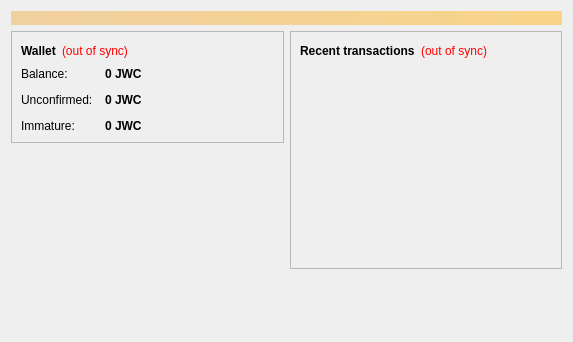
<?xml version="1.0" encoding="UTF-8"?>
<ui version="4.0">
 <class>OverviewPage</class>
 <widget class="QWidget" name="OverviewPage">
  <property name="geometry">
   <rect>
    <x>0</x>
    <y>0</y>
    <width>573</width>
    <height>342</height>
   </rect>
  </property>
  <property name="windowTitle">
   <string>Form</string>
  </property>
  <layout class="QVBoxLayout" name="topLayout">
   <item>
    <widget class="QLabel" name="labelAlerts">
     <property name="visible">
      <bool>false</bool>
     </property>
     <property name="styleSheet">
      <string notr="true">background-color: qlineargradient(x1: 0, y1: 0, x2: 1, y2: 0, stop:0 #F0D0A0, stop:1 #F8D488); color:#000000;</string>
     </property>
     <property name="wordWrap">
      <bool>true</bool>
     </property>
     <property name="margin">
      <number>3</number>
     </property>
    </widget>
   </item>
   <item>
    <layout class="QHBoxLayout" name="horizontalLayout" stretch="1,1">
     <item>
      <layout class="QVBoxLayout" name="verticalLayout_2">
       <item>
        <widget class="QFrame" name="frame">
         <property name="frameShape">
          <enum>QFrame::StyledPanel</enum>
         </property>
         <property name="frameShadow">
          <enum>QFrame::Raised</enum>
         </property>
         <layout class="QVBoxLayout" name="verticalLayout_4">
          <item>
           <layout class="QHBoxLayout" name="horizontalLayout_4">
            <item>
             <widget class="QLabel" name="label_5">
              <property name="font">
               <font>
                <weight>75</weight>
                <bold>true</bold>
               </font>
              </property>
              <property name="text">
               <string>Wallet</string>
              </property>
             </widget>
            </item>
            <item>
             <widget class="QLabel" name="labelWalletStatus">
              <property name="toolTip">
               <string>The displayed information may be out of date. Your wallet automatically synchronizes with the Jwcoin network after a connection is established, but this process has not completed yet.</string>
              </property>
              <property name="styleSheet">
               <string notr="true">QLabel { color: red; }</string>
              </property>
              <property name="text">
               <string notr="true">(out of sync)</string>
              </property>
              <property name="alignment">
               <set>Qt::AlignLeading|Qt::AlignLeft|Qt::AlignVCenter</set>
              </property>
             </widget>
            </item>
            <item>
             <spacer name="horizontalSpacer_2">
              <property name="orientation">
               <enum>Qt::Horizontal</enum>
              </property>
              <property name="sizeHint" stdset="0">
               <size>
                <width>40</width>
                <height>20</height>
               </size>
              </property>
             </spacer>
            </item>
           </layout>
          </item>
          <item>
           <layout class="QFormLayout" name="formLayout_2">
            <property name="fieldGrowthPolicy">
             <enum>QFormLayout::AllNonFixedFieldsGrow</enum>
            </property>
            <property name="horizontalSpacing">
             <number>12</number>
            </property>
            <property name="verticalSpacing">
             <number>12</number>
            </property>
            <item row="0" column="0">
             <widget class="QLabel" name="label">
              <property name="text">
               <string>Balance:</string>
              </property>
             </widget>
            </item>
            <item row="0" column="1">
             <widget class="QLabel" name="labelBalance">
              <property name="font">
               <font>
                <weight>75</weight>
                <bold>true</bold>
               </font>
              </property>
              <property name="cursor">
               <cursorShape>IBeamCursor</cursorShape>
              </property>
              <property name="toolTip">
               <string>Your current balance</string>
              </property>
              <property name="text">
               <string notr="true">0 JWC</string>
              </property>
              <property name="textInteractionFlags">
               <set>Qt::LinksAccessibleByMouse|Qt::TextSelectableByKeyboard|Qt::TextSelectableByMouse</set>
              </property>
             </widget>
            </item>
            <item row="1" column="0">
             <widget class="QLabel" name="label_3">
              <property name="text">
               <string>Unconfirmed:</string>
              </property>
             </widget>
            </item>
            <item row="1" column="1">
             <widget class="QLabel" name="labelUnconfirmed">
              <property name="font">
               <font>
                <weight>75</weight>
                <bold>true</bold>
               </font>
              </property>
              <property name="cursor">
               <cursorShape>IBeamCursor</cursorShape>
              </property>
              <property name="toolTip">
               <string>Total of transactions that have yet to be confirmed, and do not yet count toward the current balance</string>
              </property>
              <property name="text">
               <string notr="true">0 JWC</string>
              </property>
              <property name="textInteractionFlags">
               <set>Qt::LinksAccessibleByMouse|Qt::TextSelectableByKeyboard|Qt::TextSelectableByMouse</set>
              </property>
             </widget>
            </item>
            <item row="2" column="0">
             <widget class="QLabel" name="labelImmatureText">
              <property name="text">
               <string>Immature:</string>
              </property>
             </widget>
            </item>
            <item row="2" column="1">
             <widget class="QLabel" name="labelImmature">
              <property name="font">
               <font>
                <weight>75</weight>
                <bold>true</bold>
               </font>
              </property>
              <property name="toolTip">
               <string>Mined balance that has not yet matured</string>
              </property>
              <property name="text">
               <string notr="true">0 JWC</string>
              </property>
              <property name="textInteractionFlags">
               <set>Qt::LinksAccessibleByMouse|Qt::TextSelectableByKeyboard|Qt::TextSelectableByMouse</set>
              </property>
             </widget>
            </item>
           </layout>
          </item>
         </layout>
        </widget>
       </item>
       <item>
        <spacer name="verticalSpacer">
         <property name="orientation">
          <enum>Qt::Vertical</enum>
         </property>
         <property name="sizeHint" stdset="0">
          <size>
           <width>20</width>
           <height>40</height>
          </size>
         </property>
        </spacer>
       </item>
      </layout>
     </item>
     <item>
      <layout class="QVBoxLayout" name="verticalLayout_3">
       <item>
        <widget class="QFrame" name="frame_2">
         <property name="frameShape">
          <enum>QFrame::StyledPanel</enum>
         </property>
         <property name="frameShadow">
          <enum>QFrame::Raised</enum>
         </property>
         <layout class="QVBoxLayout" name="verticalLayout">
          <item>
           <layout class="QHBoxLayout" name="horizontalLayout_2">
            <item>
             <widget class="QLabel" name="label_4">
              <property name="text">
               <string>&lt;b&gt;Recent transactions&lt;/b&gt;</string>
              </property>
             </widget>
            </item>
            <item>
             <widget class="QLabel" name="labelTransactionsStatus">
              <property name="toolTip">
               <string>The displayed information may be out of date. Your wallet automatically synchronizes with the Jwcoin network after a connection is established, but this process has not completed yet.</string>
              </property>
              <property name="styleSheet">
               <string notr="true">QLabel { color: red; }</string>
              </property>
              <property name="text">
               <string notr="true">(out of sync)</string>
              </property>
              <property name="alignment">
               <set>Qt::AlignRight|Qt::AlignTrailing|Qt::AlignVCenter</set>
              </property>
             </widget>
            </item>
            <item>
             <spacer name="horizontalSpacer">
              <property name="orientation">
               <enum>Qt::Horizontal</enum>
              </property>
              <property name="sizeHint" stdset="0">
               <size>
                <width>40</width>
                <height>20</height>
               </size>
              </property>
             </spacer>
            </item>
           </layout>
          </item>
          <item>
           <widget class="QListView" name="listTransactions">
            <property name="styleSheet">
             <string notr="true">QListView { background: transparent; }</string>
            </property>
            <property name="frameShape">
             <enum>QFrame::NoFrame</enum>
            </property>
            <property name="verticalScrollBarPolicy">
             <enum>Qt::ScrollBarAlwaysOff</enum>
            </property>
            <property name="horizontalScrollBarPolicy">
             <enum>Qt::ScrollBarAlwaysOff</enum>
            </property>
            <property name="selectionMode">
             <enum>QAbstractItemView::NoSelection</enum>
            </property>
           </widget>
          </item>
         </layout>
        </widget>
       </item>
       <item>
        <spacer name="verticalSpacer_2">
         <property name="orientation">
          <enum>Qt::Vertical</enum>
         </property>
         <property name="sizeHint" stdset="0">
          <size>
           <width>20</width>
           <height>40</height>
          </size>
         </property>
        </spacer>
       </item>
      </layout>
     </item>
    </layout>
   </item>
  </layout>
 </widget>
 <resources/>
 <connections/>
</ui>
